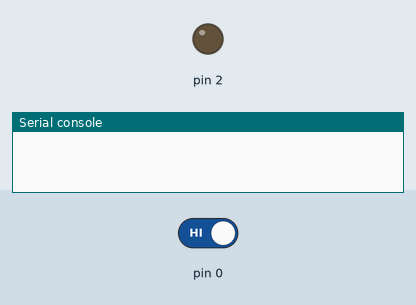
This program was run on a simulated MicroPython board. Shown: output pins drawn as LEDs (lit = HIGH), the last lines printed to the serial console. The inputs (shaded band) are chosen by the test bench; at power-on: pin 0 HIGH.

Above: at 1.2 s.
1.3 s: pin 0 driven LOW
At 2.2 s:
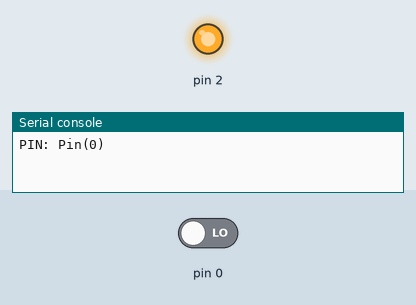
Timing chart, 0 to 4.3 s (numbered marks = the images above; inputs shaded):
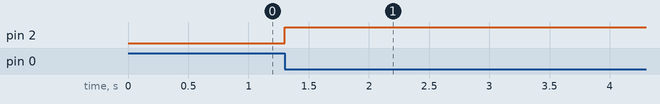

The program:

practice07-02.py
```python
import time
from machine import Pin

PIN_NO_LED = 2  # オンボードLEDのGPIO
PIN_NO_BUTTON = 0  # オンボードボタンのGPIO

led = None


def set_event(led_pin_no=2, button_pin_no=0):
    """
    PINにイベントを設定

    Parameters
    ----------
    led_pin_no : int
        LED割り当てピン
    button_pin_no : int
        BUTTON割り当てピン
    """
    global led
    led = Pin(led_pin_no, Pin.OUT)
    button = Pin(button_pin_no, Pin.IN)
    button.irq(trigger=Pin.IRQ_FALLING, handler=button_push)

    return


def button_push(pin):
    """
    BUTTONが押された際の処理、
    点灯していれば消灯、消灯していれば点灯する

    Parameters
    ----------
    pin : Pin
        イベントが発生したピン（ボタン）
    """
    print(f'PIN: {pin}')
    # 前回と異なる値を生成する
    value = (led.value() + 1) % 2
    led.value(value)

    return


if __name__ == "__main__":
    set_event(led_pin_no=PIN_NO_LED, button_pin_no=PIN_NO_BUTTON)

    try:
        while True:
            time.sleep(1)
    except KeyboardInterrupt:  # Ctl-Cによる中断を検出
        print("例外'KeyboardInterrupt'を捕捉")
        if led is not None:
            led.off()
```

Measured:
- after the input at 1.3 s, pin 2: LOW → HIGH at once
